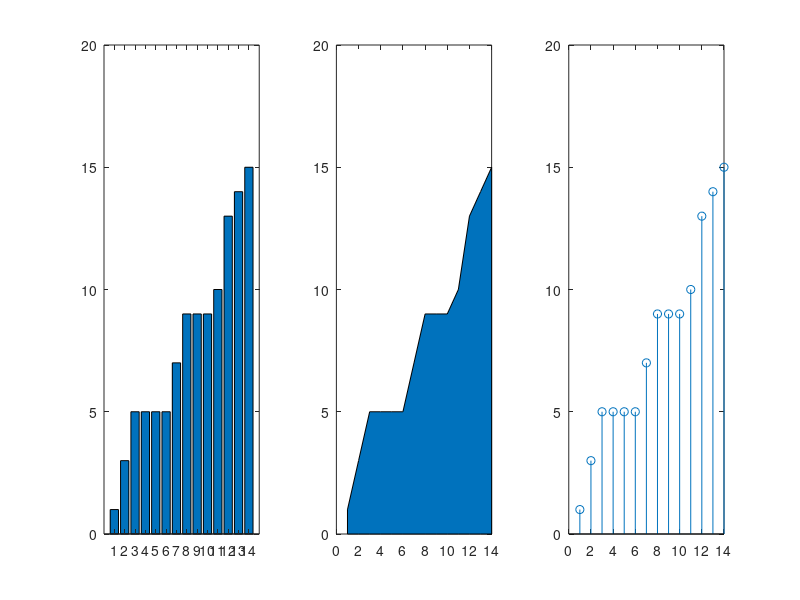

This chart was generated by the following MATLAB code:
x=1:14;
y=[1 3 5 5 5 5 7 9 9 9 10 13 14 15];
subplot(1,3,1); bar(x,y); xlim([0 15]);
subplot(1,3,2); area(x,y);
subplot(1,3,3); stem(x,y);
